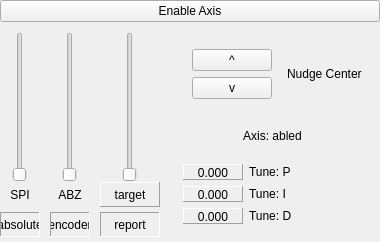
        <widget class="QFrame" name="frmAxisEnable_C">
         <property name="frameShape">
          <enum>QFrame::Shape::NoFrame</enum>
         </property>
         <property name="frameShadow">
          <enum>QFrame::Shadow::Raised</enum>
         </property>
         <layout class="QVBoxLayout" name="verticalLayout_11">
          <property name="spacing">
           <number>0</number>
          </property>
          <property name="leftMargin">
           <number>0</number>
          </property>
          <property name="topMargin">
           <number>0</number>
          </property>
          <property name="rightMargin">
           <number>0</number>
          </property>
          <property name="bottomMargin">
           <number>0</number>
          </property>
          <item>
           <widget class="QPushButton" name="btnEnable_C">
            <property name="text">
             <string>Enable Axis</string>
            </property>
           </widget>
          </item>
          <item>
           <widget class="QFrame" name="frmAxis_C">
            <property name="sizePolicy">
             <sizepolicy hsizetype="Fixed" vsizetype="Preferred">
              <horstretch>0</horstretch>
              <verstretch>0</verstretch>
             </sizepolicy>
            </property>
            <property name="minimumSize">
             <size>
              <width>0</width>
              <height>0</height>
             </size>
            </property>
            <property name="maximumSize">
             <size>
              <width>16777215</width>
              <height>250</height>
             </size>
            </property>
            <property name="frameShape">
             <enum>QFrame::Shape::NoFrame</enum>
            </property>
            <property name="frameShadow">
             <enum>QFrame::Shadow::Raised</enum>
            </property>
            <layout class="QHBoxLayout" name="horizontalLayout_9">
             <property name="spacing">
              <number>0</number>
             </property>
             <property name="leftMargin">
              <number>0</number>
             </property>
             <property name="topMargin">
              <number>0</number>
             </property>
             <property name="rightMargin">
              <number>0</number>
             </property>
             <property name="bottomMargin">
              <number>0</number>
             </property>
             <item>
              <widget class="QFrame" name="frmAxisSliders_C">
               <property name="sizePolicy">
                <sizepolicy hsizetype="Fixed" vsizetype="Fixed">
                 <horstretch>0</horstretch>
                 <verstretch>0</verstretch>
                </sizepolicy>
               </property>
               <property name="minimumSize">
                <size>
                 <width>165</width>
                 <height>220</height>
                </size>
               </property>
               <property name="frameShape">
                <enum>QFrame::Shape::NoFrame</enum>
               </property>
               <property name="frameShadow">
                <enum>QFrame::Shadow::Raised</enum>
               </property>
               <widget class="QLabel" name="labelTarget_C">
                <property name="geometry">
                 <rect>
                  <x>100</x>
                  <y>160</y>
                  <width>60</width>
                  <height>25</height>
                 </rect>
                </property>
                <property name="frameShape">
                 <enum>QFrame::Shape::Panel</enum>
                </property>
                <property name="frameShadow">
                 <enum>QFrame::Shadow::Raised</enum>
                </property>
                <property name="text">
                 <string>target</string>
                </property>
                <property name="alignment">
                 <set>Qt::AlignmentFlag::AlignCenter</set>
                </property>
               </widget>
               <widget class="QSlider" name="sliderTarget_C">
                <property name="geometry">
                 <rect>
                  <x>120</x>
                  <y>10</y>
                  <width>20</width>
                  <height>150</height>
                 </rect>
                </property>
                <property name="orientation">
                 <enum>Qt::Orientation::Vertical</enum>
                </property>
               </widget>
               <widget class="QLabel" name="labelTargetReported_C">
                <property name="geometry">
                 <rect>
                  <x>100</x>
                  <y>190</y>
                  <width>60</width>
                  <height>25</height>
                 </rect>
                </property>
                <property name="frameShape">
                 <enum>QFrame::Shape::Panel</enum>
                </property>
                <property name="frameShadow">
                 <enum>QFrame::Shadow::Sunken</enum>
                </property>
                <property name="text">
                 <string>report</string>
                </property>
                <property name="alignment">
                 <set>Qt::AlignmentFlag::AlignCenter</set>
                </property>
               </widget>
               <widget class="QSlider" name="sliderSPI_C">
                <property name="geometry">
                 <rect>
                  <x>10</x>
                  <y>10</y>
                  <width>20</width>
                  <height>150</height>
                 </rect>
                </property>
                <property name="orientation">
                 <enum>Qt::Orientation::Vertical</enum>
                </property>
               </widget>
               <widget class="QSlider" name="sliderABZ_C">
                <property name="geometry">
                 <rect>
                  <x>60</x>
                  <y>10</y>
                  <width>20</width>
                  <height>150</height>
                 </rect>
                </property>
                <property name="orientation">
                 <enum>Qt::Orientation::Vertical</enum>
                </property>
               </widget>
               <widget class="QLabel" name="labelSPI_C">
                <property name="geometry">
                 <rect>
                  <x>0</x>
                  <y>190</y>
                  <width>40</width>
                  <height>25</height>
                 </rect>
                </property>
                <property name="frameShape">
                 <enum>QFrame::Shape::Panel</enum>
                </property>
                <property name="frameShadow">
                 <enum>QFrame::Shadow::Sunken</enum>
                </property>
                <property name="text">
                 <string>absolute</string>
                </property>
                <property name="alignment">
                 <set>Qt::AlignmentFlag::AlignCenter</set>
                </property>
               </widget>
               <widget class="QLabel" name="labelABZ_C">
                <property name="geometry">
                 <rect>
                  <x>50</x>
                  <y>190</y>
                  <width>40</width>
                  <height>25</height>
                 </rect>
                </property>
                <property name="frameShape">
                 <enum>QFrame::Shape::Panel</enum>
                </property>
                <property name="frameShadow">
                 <enum>QFrame::Shadow::Sunken</enum>
                </property>
                <property name="text">
                 <string>encoder</string>
                </property>
                <property name="alignment">
                 <set>Qt::AlignmentFlag::AlignCenter</set>
                </property>
               </widget>
               <widget class="QLabel" name="label_6">
                <property name="geometry">
                 <rect>
                  <x>0</x>
                  <y>160</y>
                  <width>40</width>
                  <height>25</height>
                 </rect>
                </property>
                <property name="text">
                 <string>SPI</string>
                </property>
                <property name="alignment">
                 <set>Qt::AlignmentFlag::AlignCenter</set>
                </property>
               </widget>
               <widget class="QLabel" name="label_5">
                <property name="geometry">
                 <rect>
                  <x>50</x>
                  <y>160</y>
                  <width>40</width>
                  <height>25</height>
                 </rect>
                </property>
                <property name="text">
                 <string>ABZ</string>
                </property>
                <property name="alignment">
                 <set>Qt::AlignmentFlag::AlignCenter</set>
                </property>
               </widget>
               <zorder>sliderTarget_C</zorder>
               <zorder>labelTargetReported_C</zorder>
               <zorder>labelTarget_C</zorder>
               <zorder>sliderSPI_C</zorder>
               <zorder>sliderABZ_C</zorder>
               <zorder>labelSPI_C</zorder>
               <zorder>labelABZ_C</zorder>
               <zorder>label_6</zorder>
               <zorder>label_5</zorder>
              </widget>
             </item>
             <item>
              <widget class="QFrame" name="frmControls_C">
               <property name="sizePolicy">
                <sizepolicy hsizetype="Fixed" vsizetype="Preferred">
                 <horstretch>0</horstretch>
                 <verstretch>0</verstretch>
                </sizepolicy>
               </property>
               <property name="maximumSize">
                <size>
                 <width>250</width>
                 <height>16777215</height>
                </size>
               </property>
               <property name="frameShape">
                <enum>QFrame::Shape::NoFrame</enum>
               </property>
               <property name="frameShadow">
                <enum>QFrame::Shadow::Raised</enum>
               </property>
               <layout class="QVBoxLayout" name="verticalLayout_7">
                <item>
                 <widget class="QFrame" name="frmCenter_C">
                  <property name="sizePolicy">
                   <sizepolicy hsizetype="Fixed" vsizetype="Fixed">
                    <horstretch>0</horstretch>
                    <verstretch>0</verstretch>
                   </sizepolicy>
                  </property>
                  <property name="frameShape">
                   <enum>QFrame::Shape::NoFrame</enum>
                  </property>
                  <property name="frameShadow">
                   <enum>QFrame::Shadow::Raised</enum>
                  </property>
                  <layout class="QHBoxLayout" name="horizontalLayout_6">
                   <item>
                    <widget class="QFrame" name="crmCenterButtons_C">
                     <property name="frameShape">
                      <enum>QFrame::Shape::NoFrame</enum>
                     </property>
                     <property name="frameShadow">
                      <enum>QFrame::Shadow::Raised</enum>
                     </property>
                     <layout class="QVBoxLayout" name="verticalLayout_8">
                      <item>
                       <widget class="QPushButton" name="btnNudgeUp_C">
                        <property name="text">
                         <string>^</string>
                        </property>
                       </widget>
                      </item>
                      <item>
                       <widget class="QPushButton" name="btnNudgeDown_C">
                        <property name="text">
                         <string>v</string>
                        </property>
                       </widget>
                      </item>
                     </layout>
                    </widget>
                   </item>
                   <item>
                    <widget class="QLabel" name="lblNudgeCenter_C">
                     <property name="sizePolicy">
                      <sizepolicy hsizetype="Fixed" vsizetype="Preferred">
                       <horstretch>0</horstretch>
                       <verstretch>0</verstretch>
                      </sizepolicy>
                     </property>
                     <property name="frameShape">
                      <enum>QFrame::Shape::NoFrame</enum>
                     </property>
                     <property name="frameShadow">
                      <enum>QFrame::Shadow::Plain</enum>
                     </property>
                     <property name="text">
                      <string>Nudge Center</string>
                     </property>
                     <property name="alignment">
                      <set>Qt::AlignmentFlag::AlignLeading|Qt::AlignmentFlag::AlignLeft|Qt::AlignmentFlag::AlignVCenter</set>
                     </property>
                     <property name="wordWrap">
                      <bool>true</bool>
                     </property>
                    </widget>
                   </item>
                  </layout>
                 </widget>
                </item>
                <item>
                 <widget class="QLabel" name="labelEnabled_C">
                  <property name="frameShape">
                   <enum>QFrame::Shape::NoFrame</enum>
                  </property>
                  <property name="frameShadow">
                   <enum>QFrame::Shadow::Plain</enum>
                  </property>
                  <property name="text">
                   <string>Axis: abled</string>
                  </property>
                  <property name="alignment">
                   <set>Qt::AlignmentFlag::AlignCenter</set>
                  </property>
                 </widget>
                </item>
                <item>
                 <widget class="QFrame" name="frmPID_C">
                  <property name="frameShape">
                   <enum>QFrame::Shape::NoFrame</enum>
                  </property>
                  <property name="frameShadow">
                   <enum>QFrame::Shadow::Raised</enum>
                  </property>
                  <layout class="QFormLayout" name="formLayout_3">
                   <item row="1" column="1">
                    <widget class="QLabel" name="lblPIDAP_C">
                     <property name="minimumSize">
                      <size>
                       <width>60</width>
                       <height>16</height>
                      </size>
                     </property>
                     <property name="frameShape">
                      <enum>QFrame::Shape::NoFrame</enum>
                     </property>
                     <property name="frameShadow">
                      <enum>QFrame::Shadow::Plain</enum>
                     </property>
                     <property name="text">
                      <string>Tune: P</string>
                     </property>
                     <property name="alignment">
                      <set>Qt::AlignmentFlag::AlignLeading|Qt::AlignmentFlag::AlignLeft|Qt::AlignmentFlag::AlignVCenter</set>
                     </property>
                    </widget>
                   </item>
                   <item row="3" column="1">
                    <widget class="QLabel" name="lblPIDAI_C">
                     <property name="minimumSize">
                      <size>
                       <width>60</width>
                       <height>16</height>
                      </size>
                     </property>
                     <property name="frameShape">
                      <enum>QFrame::Shape::NoFrame</enum>
                     </property>
                     <property name="frameShadow">
                      <enum>QFrame::Shadow::Plain</enum>
                     </property>
                     <property name="text">
                      <string>Tune: I</string>
                     </property>
                     <property name="alignment">
                      <set>Qt::AlignmentFlag::AlignLeading|Qt::AlignmentFlag::AlignLeft|Qt::AlignmentFlag::AlignVCenter</set>
                     </property>
                    </widget>
                   </item>
                   <item row="5" column="1">
                    <widget class="QLabel" name="lblPIDAD_C">
                     <property name="minimumSize">
                      <size>
                       <width>60</width>
                       <height>16</height>
                      </size>
                     </property>
                     <property name="frameShape">
                      <enum>QFrame::Shape::NoFrame</enum>
                     </property>
                     <property name="frameShadow">
                      <enum>QFrame::Shadow::Plain</enum>
                     </property>
                     <property name="text">
                      <string>Tune: D</string>
                     </property>
                     <property name="alignment">
                      <set>Qt::AlignmentFlag::AlignLeading|Qt::AlignmentFlag::AlignLeft|Qt::AlignmentFlag::AlignVCenter</set>
                     </property>
                    </widget>
                   </item>
                   <item row="1" column="0">
                    <widget class="QFrame" name="frmKp_C">
                     <property name="minimumSize">
                      <size>
                       <width>60</width>
                       <height>16</height>
                      </size>
                     </property>
                     <property name="frameShape">
                      <enum>QFrame::Shape::Panel</enum>
                     </property>
                     <property name="frameShadow">
                      <enum>QFrame::Shadow::Raised</enum>
                     </property>
                     <widget class="QPushButton" name="btnKp_C">
                      <property name="geometry">
                       <rect>
                        <x>0</x>
                        <y>-1</y>
                        <width>60</width>
                        <height>20</height>
                       </rect>
                      </property>
                      <property name="minimumSize">
                       <size>
                        <width>60</width>
                        <height>16</height>
                       </size>
                      </property>
                      <property name="text">
                       <string notr="true">0.000</string>
                      </property>
                      <property name="flat">
                       <bool>true</bool>
                      </property>
                     </widget>
                    </widget>
                   </item>
                   <item row="3" column="0">
                    <widget class="QFrame" name="frmKi_C">
                     <property name="minimumSize">
                      <size>
                       <width>60</width>
                       <height>16</height>
                      </size>
                     </property>
                     <property name="frameShape">
                      <enum>QFrame::Shape::Panel</enum>
                     </property>
                     <property name="frameShadow">
                      <enum>QFrame::Shadow::Raised</enum>
                     </property>
                     <widget class="QPushButton" name="btnKi_C">
                      <property name="geometry">
                       <rect>
                        <x>0</x>
                        <y>-1</y>
                        <width>60</width>
                        <height>20</height>
                       </rect>
                      </property>
                      <property name="minimumSize">
                       <size>
                        <width>60</width>
                        <height>16</height>
                       </size>
                      </property>
                      <property name="text">
                       <string notr="true">0.000</string>
                      </property>
                      <property name="flat">
                       <bool>true</bool>
                      </property>
                     </widget>
                    </widget>
                   </item>
                   <item row="5" column="0">
                    <widget class="QFrame" name="frmKd_C">
                     <property name="minimumSize">
                      <size>
                       <width>60</width>
                       <height>16</height>
                      </size>
                     </property>
                     <property name="frameShape">
                      <enum>QFrame::Shape::Panel</enum>
                     </property>
                     <property name="frameShadow">
                      <enum>QFrame::Shadow::Raised</enum>
                     </property>
                     <widget class="QPushButton" name="btnKd_C">
                      <property name="geometry">
                       <rect>
                        <x>0</x>
                        <y>-1</y>
                        <width>60</width>
                        <height>20</height>
                       </rect>
                      </property>
                      <property name="minimumSize">
                       <size>
                        <width>60</width>
                        <height>16</height>
                       </size>
                      </property>
                      <property name="text">
                       <string notr="true">0.000</string>
                      </property>
                      <property name="flat">
                       <bool>true</bool>
                      </property>
                     </widget>
                    </widget>
                   </item>
                  </layout>
                 </widget>
                </item>
               </layout>
              </widget>
             </item>
            </layout>
           </widget>
          </item>
         </layout>
        </widget>
